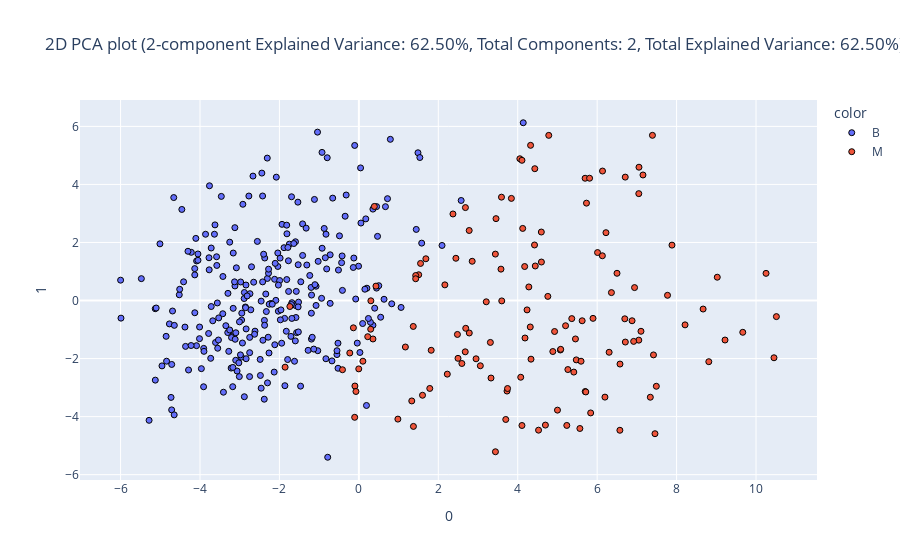

Notebook source saved alongside this figure:
### Code cell
encoded_train_df, pca2d_train_df, encoded_test_df, pca2d_test_df = eda.dimensionality_reduction(train_df, test_df, identifier=id_features, categorical=categorical_features, continuous=continuous_features, target="Diagnosis", method="pca", plot_type="2d", components=2)

### Figure 1 — Plotly figure (JSON) as saved in the notebook; plotly's stock layout.template omitted (floating-point values rounded to 4 significant figures; data arrays with more than 128 entries replaced by an {"elided": "..."} marker saying what was removed)
{"data": [{"hovertemplate": "color=B<br>0=%{x}<br>1=%{y}<extra></extra>", "legendgroup": "B", "marker": {"color": "#636efa", "line": {"color": "Black", "width": 1}, "opacity": 1, "symbol": "circle"}, "mode": "markers", "name": "B", "orientation": "v", "showlegend": true, "type": "scatter", "x": {"elided": "271 float values"}, "xaxis": "x", "y": {"elided": "271 float values"}, "yaxis": "y"}, {"hovertemplate": "color=M<br>0=%{x}<br>1=%{y}<extra></extra>", "legendgroup": "M", "marker": {"color": "#EF553B", "line": {"color": "Black", "width": 1}, "opacity": 1, "symbol": "circle"}, "mode": "markers", "name": "M", "orientation": "v", "showlegend": true, "type": "scatter", "x": {"elided": "137 float values"}, "xaxis": "x", "y": {"elided": "137 float values"}, "yaxis": "y"}], "layout": {"legend": {"title": {"text": "color"}, "tracegroupgap": 0}, "title": {"text": "2D PCA plot (2-component Explained Variance: 62.50%, Total Components: 2, Total Explained Variance: 62.50%)"}, "xaxis": {"anchor": "y", "domain": [0, 1], "title": {"text": "0"}}, "yaxis": {"anchor": "x", "domain": [0, 1], "title": {"text": "1"}}}}
